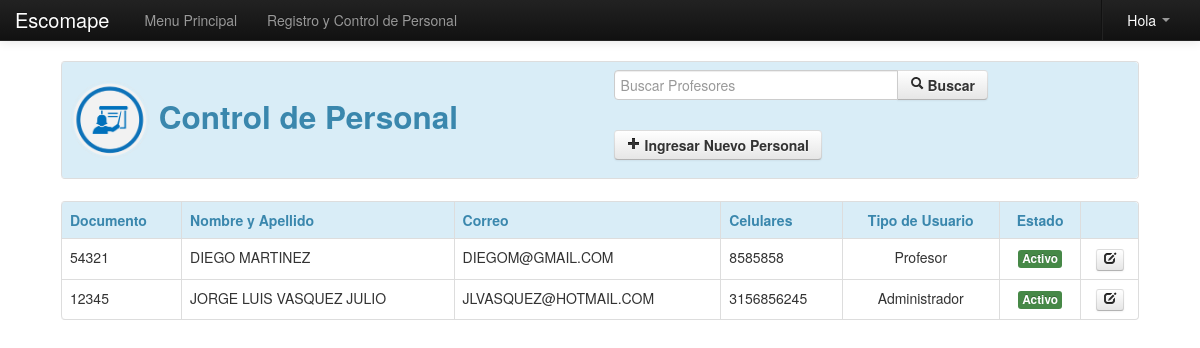
The page /Modulos/Profesor/index.php on the database its author committed.
### tables this page shows
CREATE TABLE IF NOT EXISTS `profesor` (
  `id` int(11) NOT NULL AUTO_INCREMENT,
  `nom` varchar(255) NOT NULL,
  `ape` varchar(255) NOT NULL,
  `doc` varchar(255) NOT NULL,
  `con` varchar(255) NOT NULL,
  `fecha` date NOT NULL,
  `dir` varchar(255) NOT NULL,
  `tel` varchar(255) NOT NULL,
  `cel` varchar(255) NOT NULL,
  `correo` varchar(255) NOT NULL,
  `especialidad` varchar(255) NOT NULL,
  `estado` varchar(255) NOT NULL,
  `tipo` varchar(255) NOT NULL,
  PRIMARY KEY (`id`)
);

### Modulos/Profesor/index.php (the view, shortened to what this page needs)
<?php
	include_once "class/class.php";
	include_once "../funciones.php";
?>
<!DOCTYPE html>
<html lang="es">
  <head>
    <link href="../../css/bootstrap.css" rel="stylesheet">
    <link href="../../css/bootstrap-responsive.css" rel="stylesheet">
  </head>
  <body>
    <?php include_once "../../menu/m_profesor.php"; ?>
    <div align="center">
    	<table width="90%">
          <tr>
            <td>
            	<table class="table table-bordered">
                  <tr class="info">
                    <td>
                    	<div class="row-fluid">
                            <div class="span6">
                            	<h2 class="text-info">
                                    <img src="img/profesor.png" width="80" height="80">
                                    Control de Personal
                                </h2>
                            </div>
                            <div class="span6">
                            	<form name="form1" method="post" action="">
                                	<div class="input-append">
                                	<input type="text" name="buscar" class="input-xlarge" autocomplete="off" autofocus placeholder="Buscar Profesores">
                                    <button type="submit" class="btn"><strong><i class="icon-search"></i> Buscar</strong></button>
                                    </div>
                          	    </form>
                                <a href="#nuevo" role="button" class="btn" data-toggle="modal">
                                	<strong><i class="icon-plus"></i> Ingresar Nuevo Personal</strong>
                                </a>
                            </div>
                        </div>
                    </td>
                  </tr>
                </table>
            </td>
          </tr>
        </table>
        <table width="90%">
          <tr>
            <td>
            	<table class="table table-bordered table table-hover">
                  <tr class="info">
                    <td><strong class="text-info">Documento</strong></td>
                    <td><strong class="text-info">Nombre y Apellido</strong></td>
                    <td><strong class="text-info">Correo</strong></td>
                    <td><strong class="text-info">Celulares</strong></td>
                    <td><center><strong class="text-info">Tipo de Usuario</strong></center></td>
                    <td><center><strong class="text-info">Estado</strong></center></td>
                    <td>&nbsp;</td>
                  </tr>
                  <?php
						if(!empty($_POST['buscar'])){
							$buscar=limpiar($_POST['buscar']);
							$pa=mysql_query("SELECT * FROM profesor WHERE nom LIKE '%$buscar%' or ape LIKE '%$buscar%' or doc='$buscar'");
						}else{
							$pa=mysql_query("SELECT * FROM profesor");
						}
						while($row=mysql_fetch_array($pa)){
							if($row['tipo']=='a'){
								$tipo='Administrador';
							}else{
								$tipo='Profesor';
							}
				  ?>
                  <tr>
                    <td><?php echo $row['doc']; ?></td>
                    <td><?php echo $row['nom'].' '.$row['ape']; ?></td>
                    <td><?php echo $row['correo']; ?></td>
                    <td><?php echo $row['cel']; ?></td>
                    <td><center><?php echo $tipo; ?></center></td>
                    <td><center><?php echo estado($row['estado']); ?></center></td>
                    <td>
                    	<center>
                        	<a href="#a<?php echo $row['id']; ?>" title="Editar Personal" role="button" class="btn btn-mini" data-toggle="modal">
                            	<i class="icon-edit"></i>
                            </a>
                        </center>
                    </td>
                  </tr>
                  <?php } ?>
                </table>
            </td>
          </tr>
        </table>
    </div>
  </body>
</html>

### Modulos/funciones.php (shortened to what this page needs)
<?php
	function estado($estado){
		if($estado=='s'){
			return '<span class="label label-success">Activo</span>';
		}else{
			return '<span class="label label-important">No Activo</span>';
		}
	}
?>

### Modulos/Profesor/index.php (style rules this page uses)
body { padding-top: 60px; padding-bottom: 40px; }

### rows shown on the page
profesor: doc "54321", nom "DIEGO", ape "MARTINEZ", correo "DIEGOM@GMAIL.COM", cel "8585858", tipo "Profesor", estado "Activo"
profesor: doc "12345", nom "JORGE LUIS", ape "VASQUEZ JULIO", correo "JLVASQUEZ@HOTMAIL.COM", cel "3156856245", tipo "Administrador", estado "Activo"
